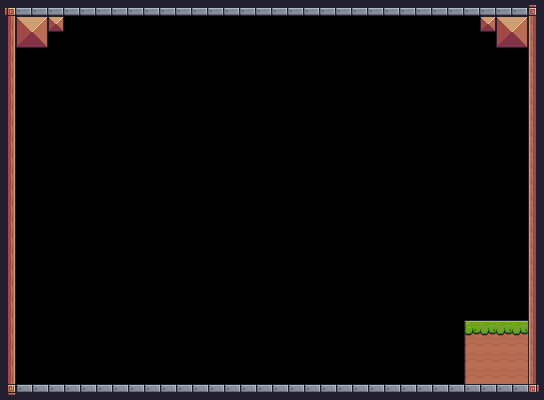

Rendered tile map (Tiled .tmx) drawn with the repository's tilesets; below, a short description and the full map source, tile grids included:
An orthogonal 34x25 tile map with 16x16 px tiles, 1 tile layer (Ground) and 9 objects (5x Collision, 2x Items, Checkpoint, Player).

<map version="1.10" tiledversion="1.11.2" orientation="orthogonal" renderorder="right-down" width="34" height="25" tilewidth="16" tileheight="16" infinite="0" nextlayerid="9" nextobjectid="74">
 <tileset firstgid="1" source="tileset.tsx" />
 <objectgroup id="5" name="Checkpoints">
  <object id="37" name="Checkpoint" x="16" y="320" width="64" height="64" />
 </objectgroup>
 <objectgroup id="8" name="Enemy" />
 <objectgroup id="2" name="Player">
  <object id="1" name="Player" x="256" y="352" width="32" height="32" />
 </objectgroup>
 <objectgroup id="6" name="Items" />
 <objectgroup id="4" name="Collisions">
  <object id="2" name="Collision" x="0" y="0" width="544" height="16" />
  <object id="3" name="Collision" x="0" y="16" width="16" height="368" />
  <object id="4" name="Collision" x="0" y="384" width="544" height="16" />
  <object id="58" name="Collision" x="464" y="320" width="64" height="64" />
  <object id="69" name="Collision" x="528" y="16" width="16" height="368" />
  <object id="70" name="Apple" type="Items" x="128" y="352" width="32" height="32" />
  <object id="71" name="Apple" type="Items" x="192" y="352" width="32" height="32" />
 </objectgroup>
 <layer id="1" name="Ground" width="34" height="25">
  <data encoding="csv">
92,46,46,46,46,46,46,46,46,46,46,46,46,46,46,46,46,46,46,46,46,46,46,46,46,46,46,46,46,46,46,46,46,93,
113,36,37,35,0,0,0,0,0,0,0,0,0,0,0,0,0,0,0,0,0,0,0,0,0,0,0,0,0,0,35,36,37,111,
113,58,59,0,0,0,0,0,0,0,0,0,0,0,0,0,0,0,0,0,0,0,0,0,0,0,0,0,0,0,0,58,59,111,
113,0,0,0,0,0,0,0,0,0,0,0,0,0,0,0,0,0,0,0,0,0,0,0,0,0,0,0,0,0,0,0,0,111,
113,0,0,0,0,0,0,0,0,0,0,0,0,0,0,0,0,0,0,0,0,0,0,0,0,0,0,0,0,0,0,0,0,111,
113,0,0,0,0,0,0,0,0,0,0,0,0,0,0,0,0,0,0,0,0,0,0,0,0,0,0,0,0,0,0,0,0,111,
113,0,0,0,0,0,0,0,0,0,0,0,0,0,0,0,0,0,0,0,0,0,0,0,0,0,0,0,0,0,0,0,0,111,
113,0,0,0,0,0,0,0,0,0,0,0,0,0,0,0,0,0,0,0,0,0,0,0,0,0,0,0,0,0,0,0,0,111,
113,0,0,0,0,0,0,0,0,0,0,0,0,0,0,0,0,0,0,0,0,0,0,0,0,0,0,0,0,0,0,0,0,111,
113,0,0,0,0,0,0,0,0,0,0,0,0,0,0,0,0,0,0,0,0,0,0,0,0,0,0,0,0,0,0,0,0,111,
113,0,0,0,0,0,0,0,0,0,0,0,0,0,0,0,0,0,0,0,0,0,0,0,0,0,0,0,0,0,0,0,0,111,
113,0,0,0,0,0,0,0,0,0,0,0,0,0,0,0,0,0,0,0,0,0,0,0,0,0,0,0,0,0,0,0,0,111,
113,0,0,0,0,0,0,0,0,0,0,0,0,0,0,0,0,0,0,0,0,0,0,0,0,0,0,0,0,0,0,0,0,111,
113,0,0,0,0,0,0,0,0,0,0,0,0,0,0,0,0,0,0,0,0,0,0,0,0,0,0,0,0,0,0,0,0,111,
113,0,0,0,0,0,0,0,0,0,0,0,0,0,0,0,0,0,0,0,0,0,0,0,0,0,0,0,0,0,0,0,0,111,
113,0,0,0,0,0,0,0,0,0,0,0,0,0,0,0,0,0,0,0,0,0,0,0,0,0,0,0,0,0,0,0,0,111,
113,0,0,0,0,0,0,0,0,0,0,0,0,0,0,0,0,0,0,0,0,0,0,0,0,0,0,0,0,0,0,0,0,111,
113,0,0,0,0,0,0,0,0,0,0,0,0,0,0,0,0,0,0,0,0,0,0,0,0,0,0,0,0,0,0,0,0,111,
113,0,0,0,0,0,0,0,0,0,0,0,0,0,0,0,0,0,0,0,0,0,0,0,0,0,0,0,0,0,0,0,0,111,
113,0,0,0,0,0,0,0,0,0,0,0,0,0,0,0,0,0,0,0,0,0,0,0,0,0,0,0,0,0,0,0,0,111,
113,0,0,0,0,0,0,0,0,0,0,0,0,0,0,0,0,0,0,0,0,0,0,0,0,0,0,0,0,7,8,8,8,111,
113,0,0,0,0,0,0,0,0,0,0,0,0,0,0,0,0,0,0,0,0,0,0,0,0,0,0,0,0,29,30,30,30,111,
113,0,0,0,0,0,0,0,0,0,0,0,0,0,0,0,0,0,0,0,0,0,0,0,0,0,0,0,0,29,30,30,30,111,
113,0,0,0,0,0,0,0,0,0,0,0,0,0,0,0,0,0,0,0,0,0,0,0,0,0,0,0,0,29,30,30,30,111,
114,2,2,2,2,2,2,2,2,2,2,2,2,2,2,2,2,2,2,2,2,2,2,2,2,2,2,2,2,2,2,2,2,115
</data>
 </layer>
</map>
